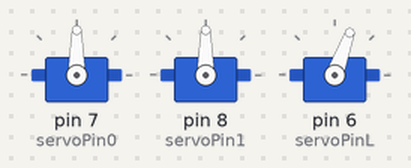
A sketch run on a simulated Arduino Uno, built with avr-gcc and run on an emulated ATmega328P. Shown: 3 × servo.

Above: at 0.05 s.
At 0.45 s:
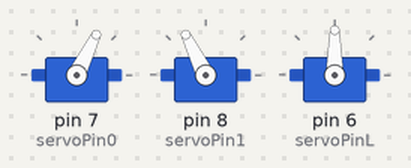
At 0.6 s:
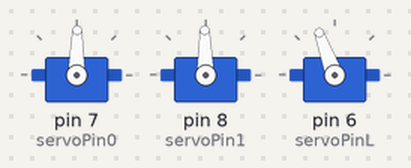
At 0.85 s:
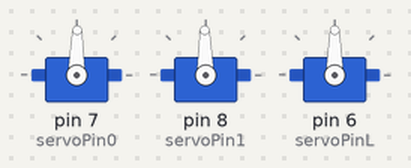
At 1.2 s:
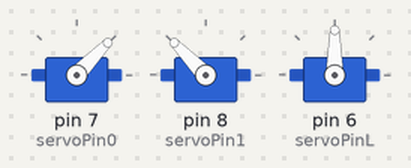
At 2.4 s:
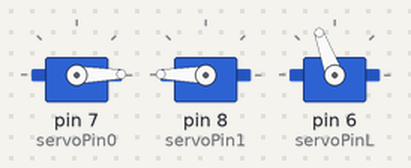
Timing chart, 0 to 5.6 s (numbered marks = the images above):
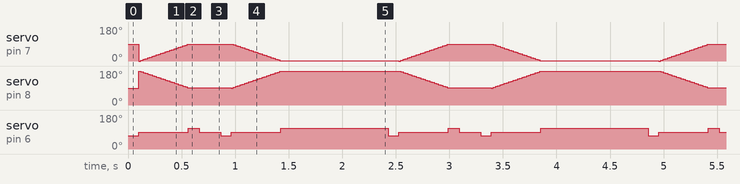

Measured:
- by itself, servo on pin 6 (servoPinL): repeats every 2.4 s: 110° 0.10 s, 90° 0.20 s, 70° 0.10 s, 90° 0.46 s, 110° 1.0 s, 70° 0.10 s, 90° 0.46 s

The sketch:

Rolllift_test.ino
```cpp
#include <Servo.h>
const int servoPin0 = 7; //腕部分右
const int servoPin1 = 8; //腕部分左
const int servoPinL = 6; //釣り上げ
Servo mortor0;
Servo mortor1;
Servo mortorL;

int pos0 = 0;
int pos1 = 0;

void setup()
{
  // put your setup code here, to run once:
  mortor0.attach(servoPin0);
  mortor1.attach(servoPin1);
  mortorL.attach(servoPinL);   //PWMにつなぐ。[~]マークの3,5,6,9,10,11。ここでは6。
}

//360°サーボモーターについて
//writeの数値が正転・反転、速度を司る。0-90正転、90-180反転数字が90から離れるほど早さ向上

void loop()
{
  liftup(100,200);
}

void liftup(int t1,int t2)
{//巻き上げの秒数、保持の秒数
  mortorL.write(70);
  delay(t1);
  mortorL.write(90);
  for (pos0 = 0; pos0 < 90; pos0 += 1) {
    mortor0.write(pos0);
    mortor1.write(180-pos0);
    delay(5);
    }
  mortorL.write(110);
  delay(t1);
  mortorL.write(90);
  delay(t2);
  mortorL.write(70);
  delay(t1);
  mortorL.write(90);
  for (pos0 = 90; pos0 >= 1; pos0 -= 1) {
    mortor0.write(pos0);
    mortor1.write(180-pos0);
    delay(5);
  }
  mortorL.write(110);
  delay(1000);
}
```
